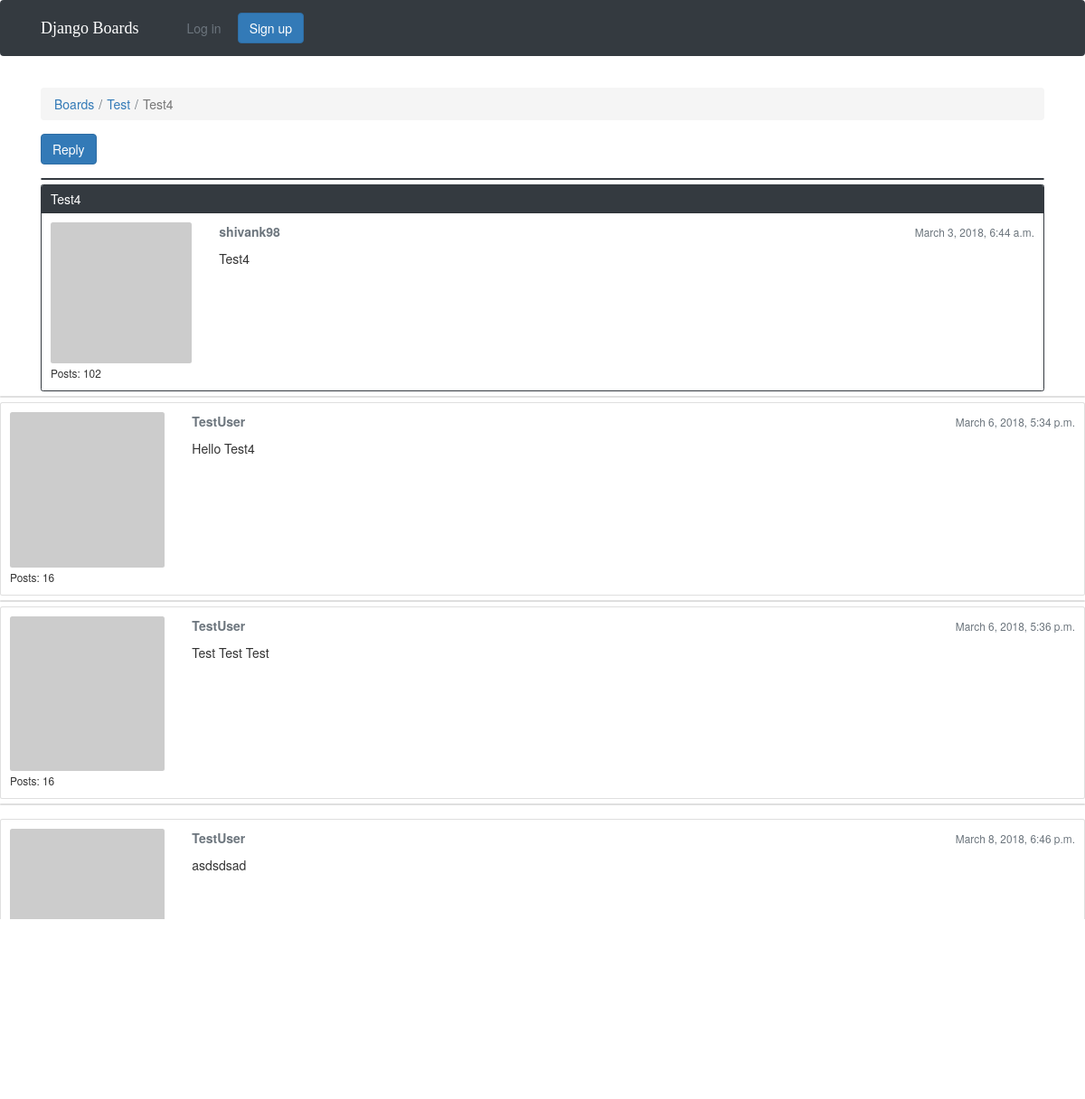
Page /boards/1/topics/5/ on the committed database.
### boards/models.py (models this page shows, shortened)
class Topic(models.Model):
	subject = models.CharField(max_length=255)
	last_updated = models.DateTimeField(auto_now_add=True)
	board = models.ForeignKey(Board, related_name='topics')
	starter = models.ForeignKey(User, related_name='topics')
	views = models.PositiveIntegerField(default=0)

class Board(models.Model):
	name = models.CharField(max_length=20, unique=True)
	description = models.CharField(max_length=100)

class Post(models.Model):
	message = models.TextField(max_length = 4000)
	topic = models.ForeignKey(Topic, related_name='posts')
	created_at = models.DateTimeField(auto_now_add=True)
	updated_at = models.DateTimeField(null=True)
	created_by = models.ForeignKey(User, related_name= 'posts')
	updated_by = models.ForeignKey(User, null=True, related_name='+')
	def get_message_as_markdown(self):
		return mark_safe(markdown(self.message, safe_mode='escape'))

### boards/views.py (the view)
# urls.py: url(r'^boards/(?P<pk>\d+)/topics/(?P<topic_pk>\d+)/$', views.PostListView.as_view(), name='topic_posts'),
class PostListView(ListView):
    model = Post
    context_object_name = 'posts'
    template_name = 'topic_posts.html'
    paginate_by = 4
    def get_context_data(self, **kwargs):
        session_key = 'viewed_topic{}'.format(self.topic.pk)
        if not self.request.session.get(session_key, False):
            self.topic.views += 1
            self.topic.save()
            self.request.session[session_key] = True
        kwargs['topic'] = self.topic
        return super().get_context_data(**kwargs)
    def get_queryset(self):
        self.topic = get_object_or_404(Topic, board__pk=self.kwargs.get('pk'), pk=self.kwargs.get('topic_pk'))
        queryset = self.topic.posts.order_by('created_at')
        return queryset

### boards/templatetags/gravatar.py (called while the page is built)
@register.filter
def gravatar(user):
    email = user.email.lower().encode('utf-8')
    default = 'mm'
    size = 256
    url = 'https://www.gravatar.com/avatar/{md5}?{params}'.format(
        md5=hashlib.md5(email).hexdigest(),
        params=urlencode({'d': default, 's': str(size)})
    )
    return url

### templates/topic_posts.html (shortened to what this page needs)
{% extends 'base.html' %}
{% load gravatar %}
{% block breadcrumb %}
  <li class="breadcrumb-item"><a href="{% url 'home' %}">Boards</a></li>
  <li class="breadcrumb-item"><a href="{% url 'board_topics' topic.board.pk %}">{{ topic.board.name }}</a></li>
  <li class="breadcrumb-item active">{{ topic.subject }}</li>
{% endblock %}
{% block content %}
  <div class="mb-4">
    <a href="{% url 'reply_topic' topic.board.pk topic.pk %}" class="btn btn-primary" role="button">Reply</a>
  </div>
  {% for post in posts %}
  <div id="{{ post.pk }}" class="card {% if forloop.last %}mb-4{% else %}mb-2{% endif %} {% if forloop.first %}border-dark{% endif %}"></div>
    <div class="card {% if forloop.last %}mb-4{% else %}mb-2{% endif %} {% if forloop.first %}border-dark{% endif %}">
      {% if forloop.first %}
        <div class="card-header text-white bg-dark py-2 px-3">{{ topic.subject }}</div>
      {% endif %}
      <div class="card-body p-3">
        <div class="row">
          <div class="col-2">
            <img src="{{ post.created_by|gravatar }}" alt="{{ post.created_by.username }}" class="w-100 rounded">
            <small>Posts: {{ post.created_by.posts.count }}</small>
          </div>
          <div class="col-10">
            <div class="row mb-3">
              <div class="col-6">
                <strong class="text-muted">{{ post.created_by.username }}</strong>
              </div>
              <div class="col-6 text-right">
                <small class="text-muted">{{ post.created_at }}</small>
              </div>
            </div>
            {{ post.get_message_as_markdown }}
          </div>
        </div>
      </div>
    </div>
    </div>
  {% endfor %}
  {% include 'includes/pagination.html' %}
{% endblock %}

### rows in the picture
Topic: board.name "Test", subject "Test4"
Post: created_by.posts.count "102", created_by.username "shivank98", created_at "March 3, 2018, 6:44 a.m.", get_message_as_markdown "Test4"
Post: created_by.posts.count "16", created_by.username "TestUser", created_at "March 6, 2018, 5:34 p.m.", get_message_as_markdown "Hello Test4"
Post: created_by.posts.count "16", created_by.username "TestUser", created_at "March 6, 2018, 5:36 p.m.", get_message_as_markdown "Test Test Test"
Post: created_by.username "TestUser", created_at "March 8, 2018, 6:46 p.m.", get_message_as_markdown "asdsdsad"
